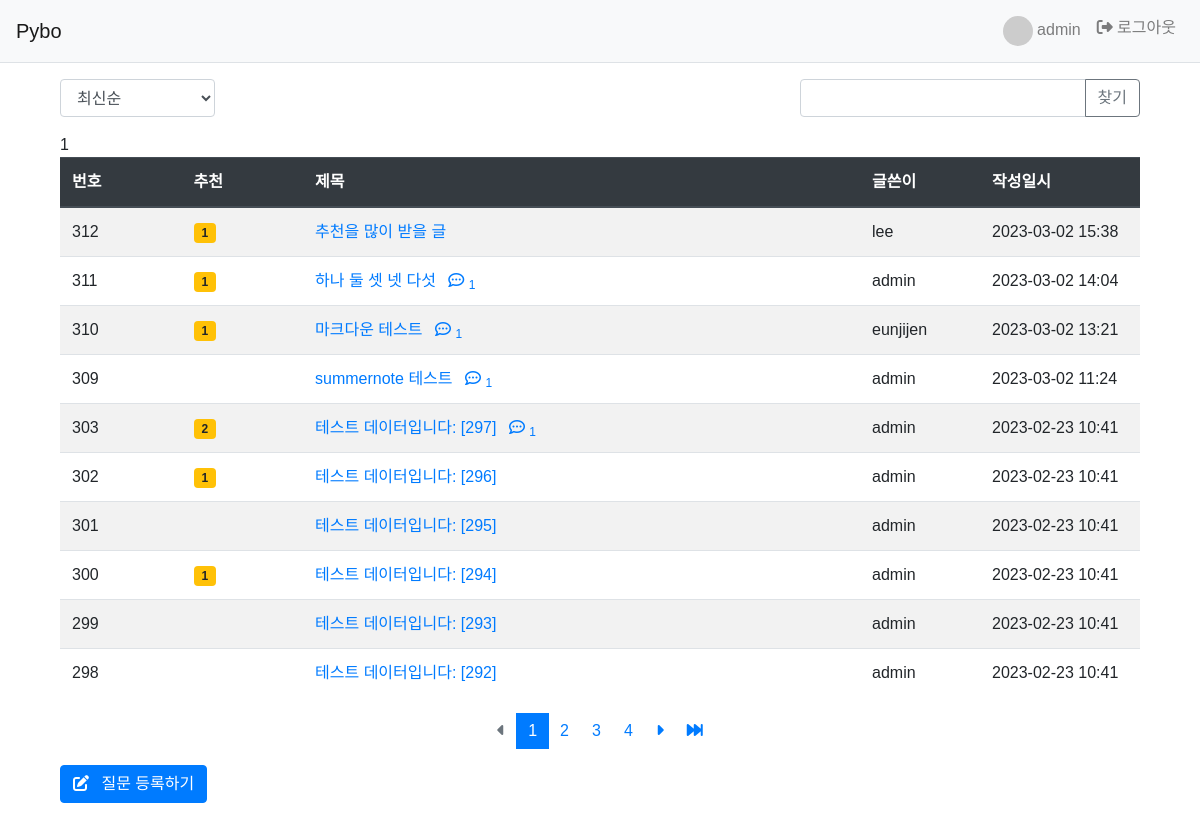
The app's page /pybo/ (signed in) with its own data.
### pybo/models.py (models this page shows, shortened)
class Question(models.Model):
    author = models.ForeignKey(User, on_delete=models.CASCADE, related_name='author_question')
    subject = models.CharField('제목', max_length=200,
                               help_text='질문의 제목을 한 줄로 작성하세요.')
    content = models.TextField('내용', help_text='질문의 내용을 상세히 작성하세요.')
    create_date = models.DateTimeField('생성일')
    modify_date = models.DateTimeField(null=True, blank=True)
    voter=models.ManyToManyField(User, related_name='voter_question')

### pybo/views/base_views.py (the view, shortened to what this page needs)
# urls.py: path('', base_views.index, name='index'), # '/'에 해당되는 path
def index(request):
    page = request.GET.get('page', '1')
    kw = request.GET.get('kw','')
    so = request.GET.get('so', 'recent')  # 정렬 기준
    if so == 'recommend':
        question_list = Question.objects.annotate(
            num_voter = Count('voter')).order_by('-num_voter', '-create_date')
    elif so == 'popular':
        question_list = Question.objects.annotate(
            num_answer = Count('answer')).order_by('-num_answer', '-create_date')
    else:
        question_list = Question.objects.order_by('-create_date')
    paginator = Paginator(question_list, 10)  # 페이지당 10개씩
    page_obj = paginator.get_page(page)
    context = {
        'question_list': page_obj,
        'kw': kw,
        'page': page,
        'so': so
        }
    return render(request, 'pybo/question_list.html', context)

### pybo/templatetags/pybo_filter.py (called while the page is built)
@register.simple_tag()
def avatar(uid):
    tag=f'<img class="avatar" src="https://randomuser.me/api/portraits/men/{uid}.jpg"/>'
    return mark_safe(tag)

### templates/pybo/question_list.html (shortened to what this page needs)
{% extends 'base.html' %}
{% load pybo_filter %}
{% block content %}
  <div class="container my-3">
    <div class="row justify-content-between my-3">
      <div class="col-2">
        <select class="form-control so">
          <option value="recent" {% if so == 'recent' %} selected{% endif %}>최신순</option>
        </select>
      </div>
      <div class="col-4 input-group">
        <input type="text" class="form-control kw" value="{{ kw|default_if_none:'' }}">
        <div class="input-group-append">
          <button class="btn btn-outline-secondary" type="button" id="btn_search">찾기</button>
        </div>
      </div>
    </div>
    {{request.kw}}{{page}}
    <table class="table table-striped table-hover">
      <thead>
        <tr class="thead-dark">
          <th>번호</th>
          <th>추천</th>
          <th>제목</th>
          <th style="width:120px">글쓴이</th>
          <th style="width:160px">작성일시</th>
        </tr>
      </thead>
      <tbody>
        {% if question_list %}
          {% for question in question_list %}
            <tr>
              <td>{{ question.id }}</td>
              <td>
                {% if question.voter.all.count > 0 %}
                  <span class="badge badge-warning px-2 py-1">
                    {{question.voter.all.count}}
                  </span>
                  {%endif%}
                </td>
                <td>
                  <a href="{% url 'pybo:detail' question.id %}">
                    {{ question.subject }}
                    {% if question.answer_set.count %}
                      <span class="ml-2">
                        <i class="fa-regular fa-comment-dots"></i>
                        <sub>{{question.answer_set.count}}</sub>
                      </span>
                    {% endif %}
                  </a>
                </td>
                <td>{{ question.author.username }}</td>
                <td>{{ question.create_date | date:'Y-m-d H:i'}}</td>
              </tr>
            {% endfor %}
          {% else %}
            <tr>
              <td colspan="3">질문이 없습니다.</td>
            </tr>
          {% endif %}
        </tbody>
      </table>
      {% include 'pybo/pagination.html' %}
      <a href="{% url 'pybo:question_create' %}" class="btn btn-primary">
        <i class="fa-solid fa-pen-to-square mr-2"></i>
        질문 등록하기</a>
    </div>
  {% endblock content %}

### templates/navbar.html (shortened to what this page needs)
{% load common %}
{% load pybo_filter %}
<nav class="navbar navbar-expand-lg navbar-light bg-light border-bottom">
  <a class="navbar-brand" href="{% url 'pybo:index' %}">Pybo</a>
  <div class="collapse navbar-collapse" id="navbarNav">
    <ul class="navbar-nav ml-auto">
      {% if user.is_authenticated %}
        <li class="nav-item ">
          <a class="nav-link" href="#">
            {%avatar user.id %}
            {{ user.username }}
          </a>
        </li>
        <li class="nav-item ">
          <a class="nav-link" href="{% url 'common:logout' %}">
            <i class="fa-solid fa-right-from-bracket"></i>
            로그아웃</a>
        </li>
        {% endif%}
      </ul>
    </div>
  </nav>

### static/style.css (style rules this page uses)
* { font-family: 'Noto Sans KR', sans-serif; }
.avatar { width: 30px; height: 30px; border-radius: 50%; }

### records on screen
Question: id "312", voter.all.count "1", subject "추천을 많이 받을 글", author.username "lee", create_date "2023-03-02 15:38"
Question: id "311", voter.all.count "1", subject "하나 둘 셋 넷 다섯", answer_set.count "1", author.username "admin", create_date "2023-03-02 14:04"
Question: id "310", voter.all.count "1", subject "마크다운 테스트", answer_set.count "1", author.username "eunjijen", create_date "2023-03-02 13:21"
Question: id "309", subject "summernote 테스트", answer_set.count "1", author.username "admin", create_date "2023-03-02 11:24"
Question: id "303", voter.all.count "2", subject "테스트 데이터입니다: [297]", answer_set.count "1", author.username "admin", create_date "2023-02-23 10:41"
Question: id "302", voter.all.count "1", subject "테스트 데이터입니다: [296]", author.username "admin", create_date "2023-02-23 10:41"
Question: id "301", subject "테스트 데이터입니다: [295]", author.username "admin", create_date "2023-02-23 10:41"
Question: id "300", voter.all.count "1", subject "테스트 데이터입니다: [294]", author.username "admin", create_date "2023-02-23 10:41"
Question: id "299", subject "테스트 데이터입니다: [293]", author.username "admin", create_date "2023-02-23 10:41"
Question: id "298", subject "테스트 데이터입니다: [292]", author.username "admin", create_date "2023-02-23 10:41"

### other values on screen
{{ user.username }} "admin"
{{ page }} "1"
{{ page_number }} "1"
{{ page_number }} "2" "3" "4"
